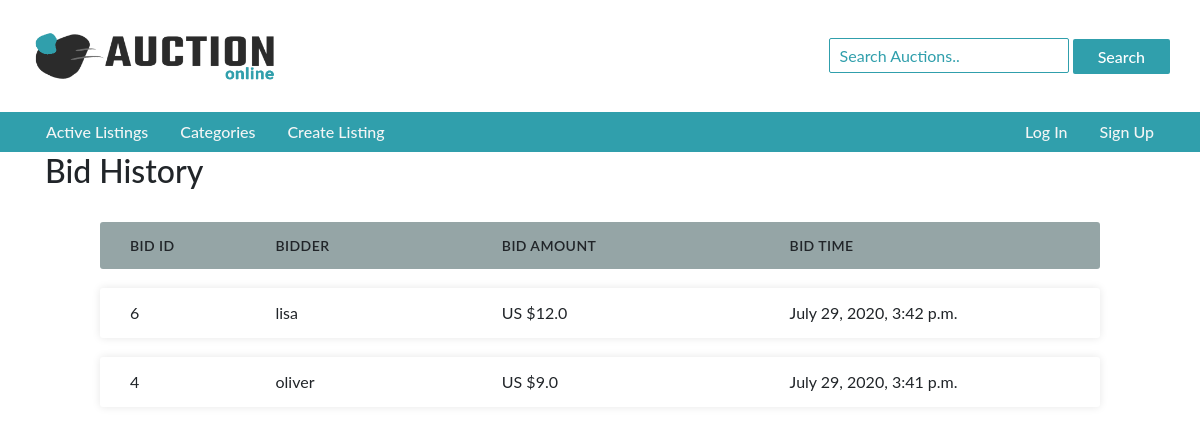
/listing/20/bids, run on the app's committed database.
### auctions/models.py (models this page shows, shortened)
class UserBid(models.Model):
    bidder = models.ForeignKey(User, on_delete=models.CASCADE, related_name="user_bid")
    listing = models.ManyToManyField(Listing, related_name="bids")
    bid = models.FloatField()
    time = models.DateTimeField(datetime.now)

class User(AbstractUser):
    watchlist = models.ManyToManyField(Listing, blank=True, related_name="watchers")
    listing = models.ManyToManyField(Listing, blank=True, related_name="creater")
    bought_items = models.ManyToManyField(Listing, blank=True, related_name="buyer")
    def __str__(self):
        return f"{self.username}"

### auctions/views.py (the view)
# urls.py: path("listing/<int:id>/bids", views.bids, name="bids"),
def bids(request, id):
    list_item = Listing.objects.get(id=id)
    bids = UserBid.objects.filter(listing=list_item).all().order_by('-id')
    creater = list_item.creater.get()
    if request.user == creater:
        creater_view = True
    else:
        creater_view = False
    return render(request, "auctions/bids.html", {
        "bids":bids,
        "list":list_item,
        "creater_view":creater_view
    })

### auctions/templates/auctions/bids.html (shortened to what this page needs)
{% extends 'auctions/layout.html' %}
{% block body %}
    <div class="container">
        <div class="heading">
            <h2>
                <form action="{% url 'auction_command' %}" method="POST">
                    Bid History&nbsp;
                </form>
            </h2>
        </div>
        <div class="listing-lower">
            {% if bids %}
                <div class="bids-div">
                    <ul class="responsive-table">
                        <li class="table-header">
                            <div class="col col-1">Bid Id</div>
                            <div class="col col-2">Bidder</div>
                            <div class="col col-3">Bid Amount</div>
                            <div class="col col-4">Bid Time</div>
                        </li>
                        {% for bid in bids %}
                            <li class="table-row">
                                <div class="col col-1" data-label="Bid Id">{{bid.id}}</div>
                                <div class="col col-2" data-label="Bidder">{{bid.bidder}}</div>
                                <div class="col col-3" data-label="Bid Amount">US ${{bid.bid}}</div>
                                <div class="col col-4" data-label="Bid Time">{{bid.time}}</div>
                            </li>
                        {% endfor %}
                    </ul>
                </div>
            {% else %}
                <center>No bids yet.</center>
            {% endif %}
        </div>
    </div>
{% endblock %}

### auctions/static/auctions/styles.css (style rules this page uses)
body { padding: 0px; word-break: break-all; font-family: 'lato', sans-serif; }
.listing-lower { margin-top: 2em; margin-bottom: 2em; }
.bids-div { max-width: 1000px; margin-left: auto; margin-right: auto; }
.responsive-table { padding-left: 0px; }
.responsive-table li { border-radius: 3px; padding: 13px 15px; display: flex; justify-content: space-between; margin-bottom: 19px; }
.table-header { background-color: #95A5A6; font-size: 14px; font-weight: 600; text-transform: uppercase; letter-spacing: 0.03em; }
.table-row { background-color: #ffffff; box-shadow: 0px 0px 9px 0px rgba(0,0,0,0.1); }
.col-1 { flex-basis: 10%; }
.col-2 { flex-basis: 30%; }
.col-3 { flex-basis: 23%; }
.col-4 { flex-basis: 32%; }

### data on the page
UserBid: id "6", bidder "lisa", bid "12.0", time "July 29, 2020, 3:42 p.m."
UserBid: id "4", bidder "oliver", bid "9.0", time "July 29, 2020, 3:41 p.m."
